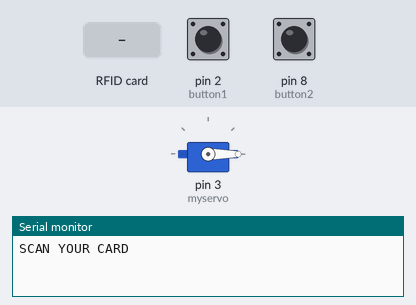
The sketch below on a simulated Arduino Uno, built with avr-gcc and run on an emulated ATmega328P. Shown: servo, the last lines printed to the serial monitor. The test bench sets the inputs (shaded band); at power-on: pin 2 (button1) HIGH, pin 8 (button2) HIGH.

Above: at 1.2 s.
1.3 s: RFID card 36 5E 5D 5A held to the reader
At 2.4 s:
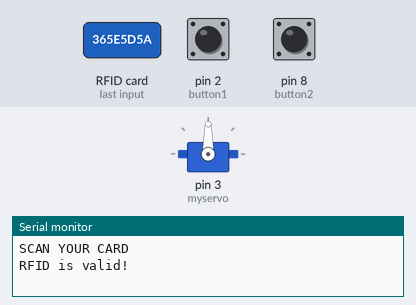
2.8 s: pin 2 (button1) pulled LOW for 1 s
At 5.2 s:
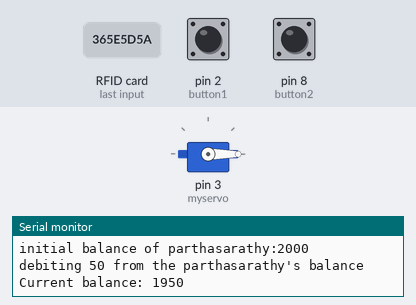
5.9 s: RFID card B2 03 EB 4E held to the reader
At 6.2 s:
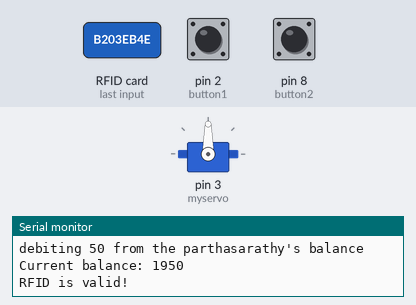
8.9 s: pin 8 (button2) pulled LOW for 0.15 s
At 10.5 s:
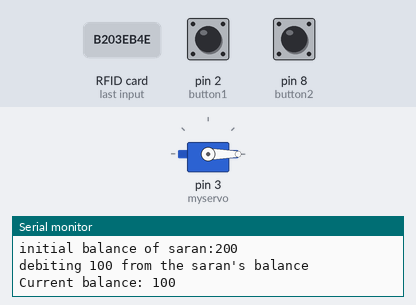
Timing chart, 0 to 12.0 s (numbered marks = the images above; inputs shaded):
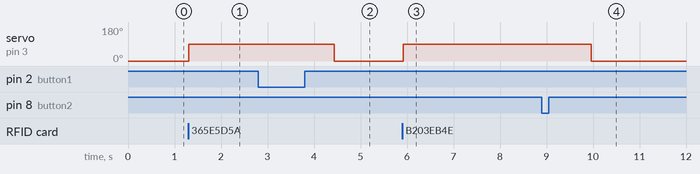

Measured:
- after the input at 1.3 s, servo on pin 3 (myservo): 0° → 90° at once
- after the input at 2.8 s, servo on pin 3 (myservo): 90° → 0° after 1.6 s
- after the input at 5.9 s, servo on pin 3 (myservo): 0° → 90° at once
- after the input at 8.9 s, servo on pin 3 (myservo): 90° → 0° after 1.1 s

The sketch:

RFID_BUTTON.ino
```cpp
#include <SPI.h>
#include <MFRC522.h>
#include<Servo.h>
#include<SoftwareSerial.h>

//rfid SDA
#define SS_PIN 10

//rfid, MOSI-11,MISO-12,SCK-13
#define RST_PIN 9


Servo myservo;//declare servo
SoftwareSerial b(5,4); //tx , rx
MFRC522 mfrc522(SS_PIN, RST_PIN);  // Create MFRC522 instance.

int declaredUID[4] = {0x36, 0x5E, 0x5D, 0x5A}; //[ game card ]    Declare the UID you want to compare.{83 B0 AE 1B blue tag}
int declaredUID2[4] = {0xB2, 0x03, 0xEB, 0x4E}; //[white card]    Declare the UID you want to compare.
int balance = 2000; // Initial balance of parthasarathy
int balance2 = 200;//Initial balance of saran

char button1 = 2;
char button2 = 8;

void setup()
  {
  Serial.begin(9600);  // Initialize serial communications.
  SPI.begin();      // Init SPI bus.
  mfrc522.PCD_Init();   // Init MFRC522 card
  myservo.attach(3); // declare pin of servo
  myservo.write(0); // Initial position of the servo
  b.begin(9600);//initialize blutooth
  Serial.println("SCAN YOUR CARD");
  pinMode(button1,INPUT_PULLUP);
pinMode(button2,INPUT_PULLUP);
  }

void loop()
{

     bool currentstate1=1;
     bool currentstate2=1;

  if (mfrc522.PICC_IsNewCardPresent() && mfrc522.PICC_ReadCardSerial()) // scan new cards.
  {
    if (compareUID(mfrc522.uid.uidByte, declaredUID)) // Verify if the card's UID matches the declared UID.
      {
        if (balance>0)

          {

      myservo.write(90);
      Serial.println("\nRFID is valid!");
      b.print("\n\nRFID is valid\n");
      delay(2000);
      Serial.print("initial balance of parthasarathy:");
      Serial.println(balance);
      b.print("initial balance of parthasarathy:");
      b.print(balance);

     while(currentstate1!=0&&currentstate2!=0)
      {
      currentstate1=digitalRead(button1);
      currentstate2=digitalRead(button2);
       }
       if (currentstate1==0)
       {
        balance-=50;
        Serial.println("debiting 50 from the parthasarathy's balance");
      b.print("\ndebiting 50 from the parthasarathy's balance\n");
      delay(1000);
       }

      else if (currentstate2==0)
       {
         balance-=100;
         Serial.println("debiting 100 from the parthasarathy's balance");
      b.print("\ndebiting 100 from the parthasarathy's balance\n");
      delay(1000);

      }


      Serial.print("Current balance: ");
      Serial.println(balance);                             // Print the current balance.
      b.print("Current balance: ");
      b.println(balance);
      myservo.write(0);
      }
        else
      Serial.println("\ninsufficient balance");

      delay(1000);

      }

    else if (compareUID2(mfrc522.uid.uidByte, declaredUID2))
    {
     if (balance2>0)
      {
      myservo.write(90);
      Serial.println("\nRFID is valid!");
      b.print("\n\nRFID is valid\n");
      delay(2000);
      Serial.print("initial balance of saran:");
      Serial.println(balance2);
      b.print("initial balance of saran:");
      b.print(balance2);

      while(currentstate1!=0&&currentstate2!=0)
      {
      currentstate1=digitalRead(button1);
      currentstate2=digitalRead(button2);
       }
       if (currentstate1==0)
       {
        balance2-=50;
        Serial.println("debiting 50 from the saran's balance");
      b.print("\ndebiting 50 from the saran's balance\n");
      delay(1000);
       }

else if (currentstate2==0)
       {
        if (balance2>=100)
         {balance2-=100;
         Serial.println("debiting 100 from the saran's balance");
      b.print("\ndebiting 100 from the saran's balance\n");
      delay(1000);}
        else{
          Serial.print("insufficient balance");
           b.print("\ninsufficient balance\n");
          return;
          }
      }

      Serial.print("Current balance: ");
      Serial.println(balance2);
      b.print("Current balance: ");
      b.println(balance2);
      myservo.write(0);
      }
      else
      Serial.println("\ninsufficient balance");
      delay(1000);

      }
      else
      {
      Serial.println("\nRFID INVALID");
      b.print("\n\nRFID INVALID\n");
      delay(1000);
      }

   }

}

// Function to compare two arrays.
bool compareUID(byte array1[], int array2[]) {
  for (int i = 0; i < 4; i++) {
    if (array1[i] != array2[i]) {
      return false; // Arrays don't match.
    }
  }
  return true; // Arrays match.
}

// Function to compare two arrays.
bool compareUID2(byte array1[], int array2[]) {
  for (int i = 0; i < 4; i++) {
    if (array1[i] != array2[i]) {
      return false; // Arrays don't match.
    }
  }
  return true; // Arrays match.
}
```
